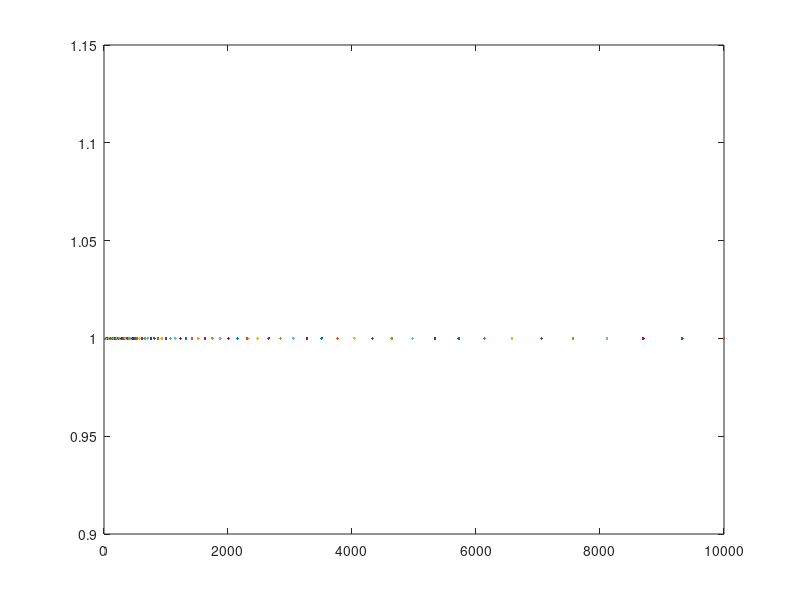

Here is the MATLAB script that generated this plot:
A = logspace(1,4,100);
anon_RV = @(R, C, L, V) (abs(R*((-V.^2)*L*C))/sqrt((R-R*(V.^2)*L*C).^2 + (V.*L).^2));
%f = anon_RV(100, 160e-6, 45, A);
R = 500; C = 160e-6; L = 45; V = A;
plot(A, anon_RV(R, C, L, A));